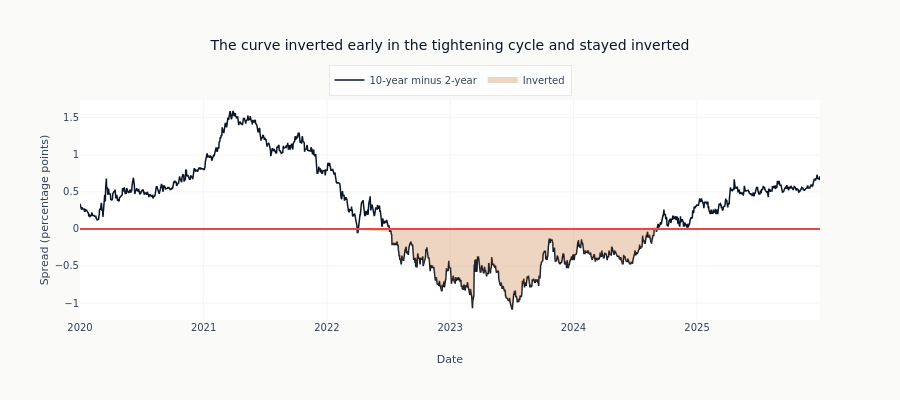

Notebook code cell kept with this figure:
### Code cell
spread_recent = spread.filter(pl.col("timestamp") >= pl.lit(RECENT_START).str.to_date())
spread_pd = spread_recent.to_pandas()
inverted = spread_pd[spread_pd["t10y2y"] < 0]

fig = go.Figure()
fig.add_trace(
    go.Scatter(
        x=spread_pd["timestamp"],
        y=spread_pd["t10y2y"],
        mode="lines",
        name="10-year minus 2-year",
        line=dict(color=COLORS["blue"], width=1.5),
    )
)
if len(inverted) > 0:
    fig.add_trace(
        go.Scatter(
            x=inverted["timestamp"],
            y=inverted["t10y2y"],
            mode="none",
            fill="tozeroy",
            fillcolor="rgba(200, 117, 51, 0.3)",  # translucent COLORS["copper"]
            name="Inverted",
        )
    )
fig.add_hline(y=0, line_color=COLORS["negative"], line_width=2)
fig.update_layout(
    title="The curve inverted early in the tightening cycle and stayed inverted",
    xaxis_title="Date",
    yaxis_title="Spread (percentage points)",
    height=400,
    legend=dict(orientation="h", yanchor="bottom", y=1.02, xanchor="center", x=0.5),
)
show_plotly_with_alt(
    fig,
    "Line chart of the ten-year minus two-year Treasury spread from 2020, crossing below the zero line in mid-2022 and staying below it into 2024, with the negative region shaded.",
)

### Figure 1 — Plotly figure (JSON) as saved in the notebook; plotly's stock layout.template omitted (floating-point values rounded to 4 significant figures; data arrays with more than 128 entries replaced by an {"elided": "..."} marker saying what was removed)
{"data": [{"line": {"color": "#0a1628", "width": 1.5}, "mode": "lines", "name": "10-year minus 2-year", "type": "scatter", "x": {"elided": "2192 str values"}, "y": {"elided": "2192 float values"}}, {"fill": "tozeroy", "fillcolor": "rgba(200, 117, 51, 0.3)", "mode": "none", "name": "Inverted", "type": "scatter", "x": {"elided": "789 str values"}, "y": {"elided": "789 float values"}}], "layout": {"height": 400, "legend": {"orientation": "h", "x": 0.5, "xanchor": "center", "y": 1.02, "yanchor": "bottom"}, "shapes": [{"line": {"color": "#ef4444", "width": 2}, "type": "line", "x0": 0, "x1": 1, "xref": "x domain", "y0": 0, "y1": 0, "yref": "y"}], "title": {"text": "The curve inverted early in the tightening cycle and stayed inverted"}, "xaxis": {"title": {"text": "Date"}}, "yaxis": {"title": {"text": "Spread (percentage points)"}}}}
